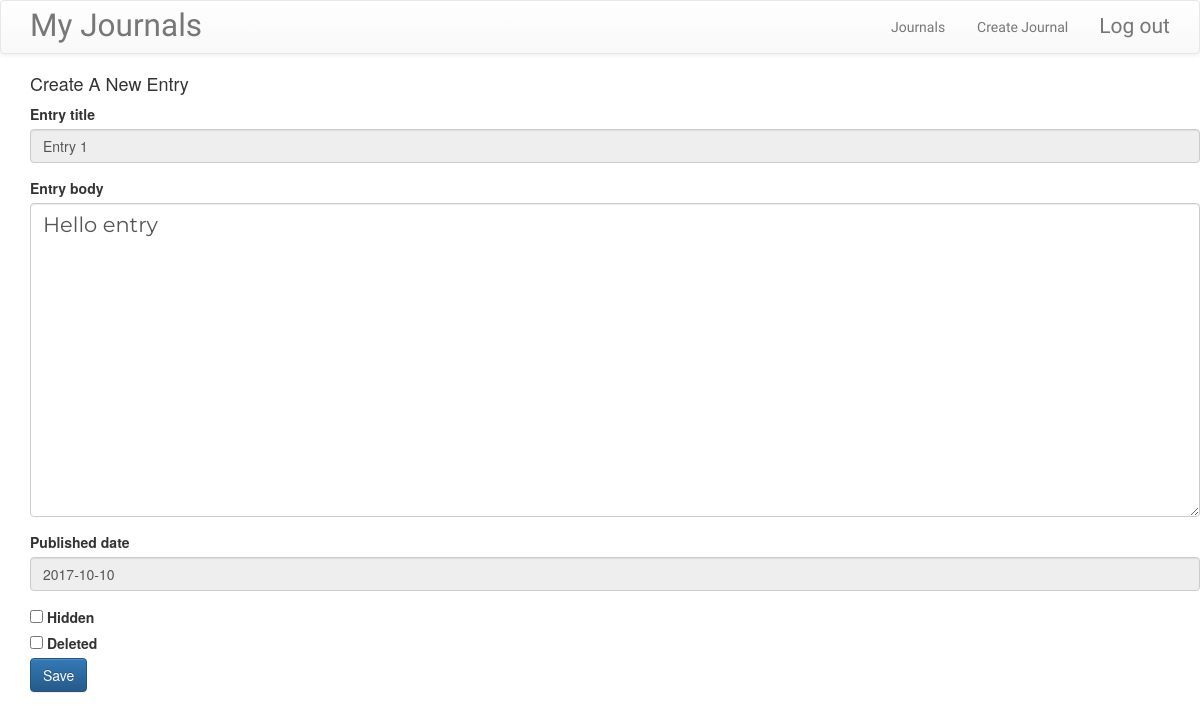
/journals/journal/entry/12/edit/ (signed in), run on the app's committed database.
### journals/models.py (models this page shows, shortened)
class Entry(models.Model):
    journal = models.ForeignKey(Journal, on_delete=models.CASCADE)
    title_text = models.CharField('entry title', max_length=200)
    body_text = models.CharField('entry body', max_length=200)
    created_date = models.DateField('published date', default= timezone.now)
    hidden_boolean = models.BooleanField('hidden', default=False)
    deleted_boolean = models.BooleanField('deleted', default=False)
    orginal_entry = models.PositiveIntegerField(default=0)
    is_available = models.BooleanField('replaced', default=True)

### journals/views.py (the view, shortened to what this page needs)
# urls.py: url(r'^journal/entry/(?P<pk>\d+)/edit/$', views.JournalEntryUpdate.as_view(), name='entry_update'),
class JournalEntryUpdate(LoginRequiredMixin, UpdateView):
        model = Entry
        login_url = 'journals:login'
        form_class = EntryUpdateForm

### journals/forms.py
class EntryUpdateForm(forms.ModelForm):
    class Meta:
        model = Entry
        fields = ("title_text", "body_text","created_date","hidden_boolean","deleted_boolean")
        widgets = {
            'title_text':forms.TextInput(attrs={'class':'textinputclass', "readonly":True}),
            'body_text':forms.Textarea(attrs={'class':'editable medium-editor-textarea postcontent'}),
            'created_date':TextInput(attrs={'readonly':True}),
        }

### journals/templates/journals/entry_form.html (shortened to what this page needs)
{% extends "journals/entry_base.html" %}
{% load bootstrap3 %}
{% block preentry %}
<h4>Create A New Entry</h4>
<form method="post">
  {% bootstrap_form form %}
  	<input type="submit" value="Save" class="btn btn-primary btn-large">
</form>
{% endblock %}

### journals/static/css/journals.css (style rules this page uses)
.postcontent { font-family: 'Montserrat'; font-size: 1.5em; }

### data on the page
Entry: title_text "Entry 1", body_text "Hello entry", created_date "2017-10-10"
